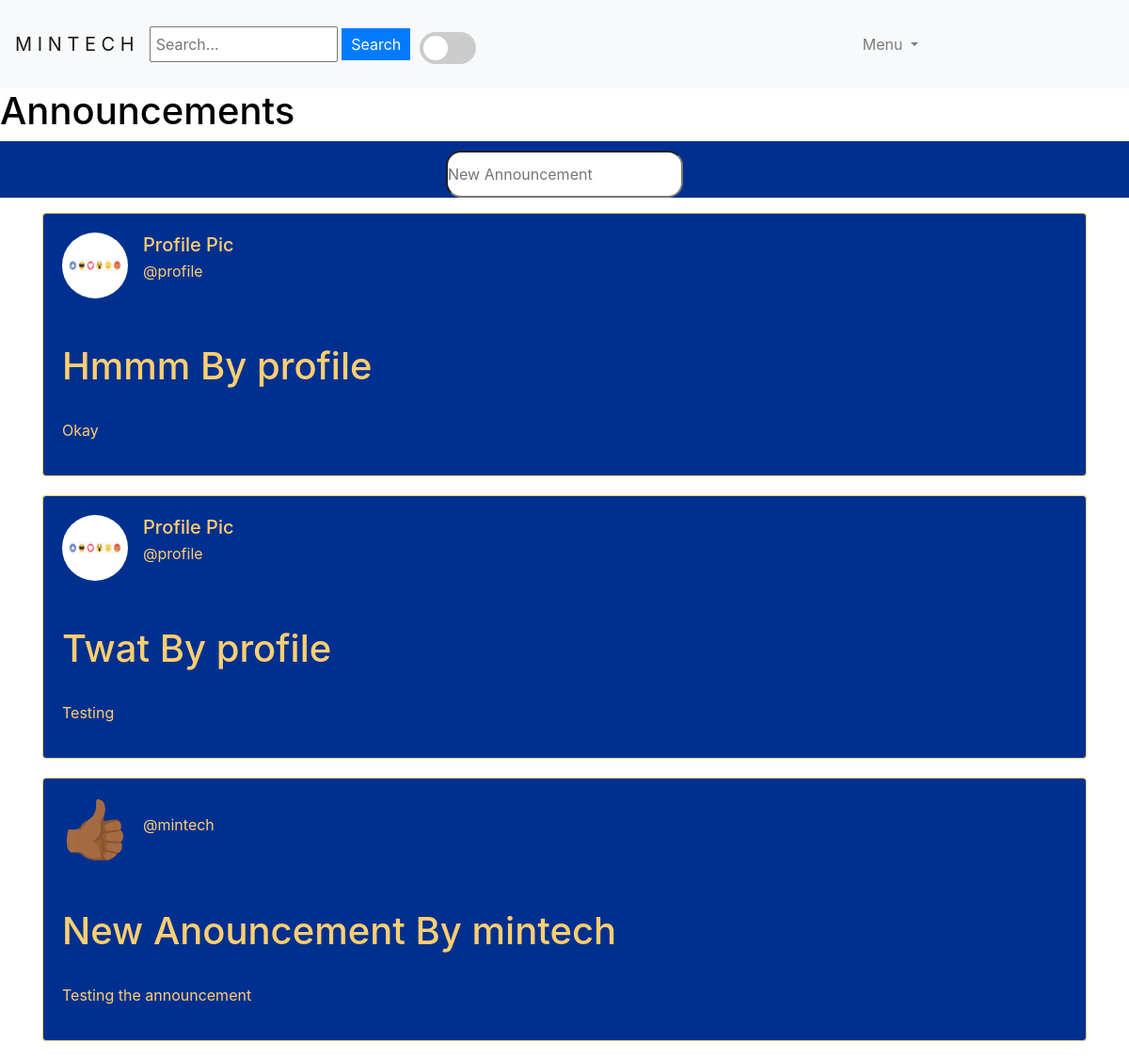
Page /announcements (signed in) on the committed database.
### minsocial/models.py (models this page shows, shortened)
class Announcement(models.Model):
    poster = models.ForeignKey(User, on_delete=models.CASCADE, related_name="announcement_poster")
    title = models.CharField(max_length=100)
    content = models.TextField()
    announcement_image = models.ImageField(upload_to='post_image/', null=True, blank=True)
    created_at = models.DateTimeField(auto_now_add=True)

class User(AbstractUser):
    profile_pics = models.ImageField(upload_to='profile_pics/', null=True, blank=True)
    phone_number = models.CharField(max_length=20, null=True, blank=True)
    about = models.TextField(null=True, blank=True)

### minsocial/views.py (the view)
# urls.py: path("announcements", views.announcements, name="announcements"),
def announcements(request):
    if not request.user.is_authenticated:
        return render(request, "network/error.html")
    announcement = Announcement.objects.all().order_by('-created_at')
    return render(request, 'network/announcements.html', {'announcements': announcement})

### minsocial/templatetags/my_filters.py (called while the page is built)
@register.filter
def split_paragraphs(value):
    return value.split('\n')

### minsocial/templates/network/announcements.html (shortened to what this page needs)
{% extends "network/layout.html" %}
{% load custom_tags %}
{% load my_filters %}
{% load static %}
{% block body %}
<h1>Announcements</h1>
<div class="input-group mb-3" id="create-post-field-container">
    <input style="margin-top: 10px; height: 50px; width: auto; border-radius: 1rem;" type="text" id="create-post-field" placeholder="New Announcement" onclick="openModal()">
  </div>
  {% for announcement in announcements %}
  <section>
    <div class="container">
      <div class="card">
        <div class="card-body">
          <div class="d-flex align-items-center">
            {% if announcement.poster.profile_pics %}
              <a href="{% url 'profile' user_id=announcement.poster.id %}">
                <img src="{{ announcement.poster.profile_pics.url }}" class="rounded-circle" width="70" height="70">
              </a>
            {% else %}
              <a href="{% url 'profile' user_id=announcement.poster.id %}">
                <img src="/media/post_image/hand.gif" class="rounded-circle" width="70" height="70">
              </a>
            {% endif %}
            <div class="ml-3">
              <h5 class="card-title mb-1">
                <a class="card-title" style="text-decoration: none;" href="{% url 'profile' user_id=announcement.poster.id %}">{{announcement.poster.first_name}} {{announcement.poster.last_name}}</a>
              </h5>
              <p class="mb-0">
                <p>@{{announcement.poster.username}}</p>
              </p>
            </div>
          </div>
          <br>
          <br>
          <div class="card-text" id="content_{{ posts.id }}">
            <h1>{{announcement.title}} By {{announcement.poster}}</h1>
            <br>
            {% for paragraph in announcement.content|split_paragraphs %}
                <p>{{ paragraph|urlize }}</p>
            {% endfor %}
        </div>
      </div>
    </div>
  </section>
{% endfor %}
{% endblock %}

### minsocial/static/network/styles.css (style rules this page uses)
* { margin: 0; padding: 0; box-sizing: border-box; }
.card { background-color: #00308F; color: #FFCF70; border-color: #FFCF70;; }
.card-body { color: #FFCF70; }
.card-title { color: #FFCF70; }
.input-group { background-color: #00308F; display: flex; justify-content: center; gap: 10px; }
.container { margin-bottom: 20px }

### rows in the picture
Announcement: poster.profile_pics (picture), poster.first_name "Profile", poster.last_name "Pic", poster.username "profile", title "Hmmm", poster "profile", content "Okay"
Announcement: poster.profile_pics (picture), poster.first_name "Profile", poster.last_name "Pic", poster.username "profile", title "Twat", poster "profile", content "Testing"
Announcement: poster.username "mintech", title "New Anouncement", poster "mintech", content "Testing the announcement"
